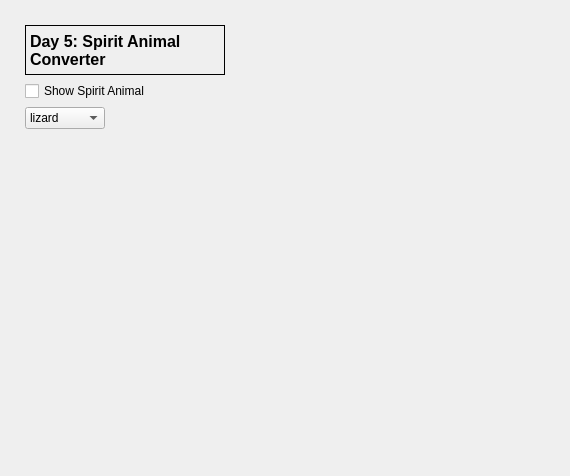
<?xml version="1.0" encoding="UTF-8"?>
<ui version="4.0">
 <class>Day5Window</class>
 <widget class="QDialog" name="Day5Window">
  <property name="geometry">
   <rect>
    <x>0</x>
    <y>0</y>
    <width>570</width>
    <height>476</height>
   </rect>
  </property>
  <property name="windowTitle">
   <string>Dialog</string>
  </property>
  <layout class="QVBoxLayout" name="verticalLayout_2">
   <property name="leftMargin">
    <number>25</number>
   </property>
   <property name="topMargin">
    <number>25</number>
   </property>
   <property name="rightMargin">
    <number>25</number>
   </property>
   <property name="bottomMargin">
    <number>25</number>
   </property>
   <item>
    <widget class="QLabel" name="day5_title_label">
     <property name="maximumSize">
      <size>
       <width>200</width>
       <height>50</height>
      </size>
     </property>
     <property name="font">
      <font>
       <pointsize>12</pointsize>
       <bold>true</bold>
      </font>
     </property>
     <property name="frameShape">
      <enum>QFrame::Box</enum>
     </property>
     <property name="text">
      <string>Day 5: Spirit Animal Converter</string>
     </property>
     <property name="wordWrap">
      <bool>true</bool>
     </property>
    </widget>
   </item>
   <item>
    <layout class="QVBoxLayout" name="verticalLayout">
     <item>
      <widget class="QCheckBox" name="checkBox">
       <property name="text">
        <string>Show Spirit Animal</string>
       </property>
      </widget>
     </item>
     <item>
      <widget class="QComboBox" name="animalType_box">
       <property name="maximumSize">
        <size>
         <width>80</width>
         <height>16777215</height>
        </size>
       </property>
       <item>
        <property name="text">
         <string>lizard</string>
        </property>
       </item>
       <item>
        <property name="text">
         <string>goat</string>
        </property>
       </item>
       <item>
        <property name="text">
         <string/>
        </property>
       </item>
      </widget>
     </item>
    </layout>
   </item>
   <item>
    <widget class="QLabel" name="videostream_label">
     <property name="text">
      <string/>
     </property>
    </widget>
   </item>
  </layout>
 </widget>
 <resources/>
 <connections/>
</ui>
